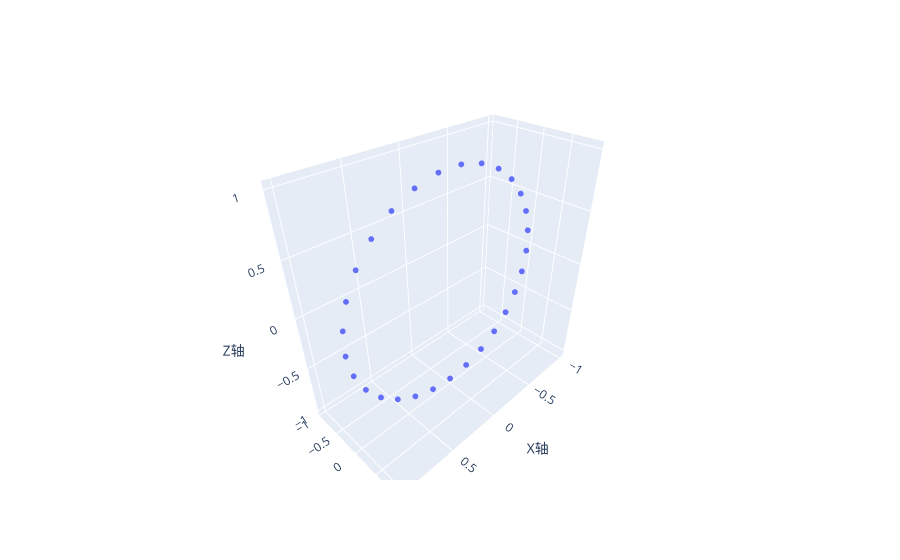

Source (notebook cell):
### Code cell
# 输入大小为[1,3]初始向量vec，大小分别为[1]旋转轴axis_x,axis_y,axis_z，大小为[num,1]的旋转角度theta，输出大小为[num,3]的旋转后向量
def vec_rot(vec,axis_x,axis_y,axis_z,theta):

    axis_x = axis_x.expand(theta.shape)
    axis_y = axis_y.expand(theta.shape)
    axis_z = axis_z.expand(theta.shape)

    c = torch.cos(theta)
    s = torch.sin(theta)
    one_c = 1 - c

    Rotmat = torch.stack([
        torch.stack([axis_x**2 * one_c + c, axis_x * axis_y * one_c - axis_z * s, axis_x * axis_z * one_c + axis_y * s], dim=-1),
        torch.stack([axis_x * axis_y * one_c + axis_z * s, axis_y**2 * one_c + c, axis_y * axis_z * one_c - axis_x * s], dim=-1),
        torch.stack([axis_x * axis_z * one_c - axis_y * s, axis_y * axis_z * one_c + axis_x * s, axis_z**2 * one_c + c], dim=-1)
    ], dim=-2)

    vec_rot = torch.matmul(Rotmat,vec.unsqueeze(1)).squeeze(2)

    return vec_rot

# batchsize
batch = 30
# 雷达视线方向1
RadarLos = torch.tensor([0,0,-1.0], device=device)
theta = torch.linspace(0,2*math.pi,batch).to(device)

axis_x = torch.tensor([0.0], device=device)
axis_y = torch.tensor([1.0], device=device)
axis_z = torch.tensor([0.0], device=device)

# # 雷达视线方向2
# RadarLos = torch.tensor([0,math.sqrt(3)/2,-1/2], device=device)
# theta = torch.linspace(0,2*math.pi,batch).to(device)

# axis_x = torch.tensor([0.0], device=device)
# axis_y = torch.tensor([1.0], device=device)
# axis_z = torch.tensor([0.0], device=device)

# Round_radar_los = vec_rot(RadarLos,axis_x,axis_y,axis_z,-theta)

# # 雷达视线方向3
# RadarLos = torch.tensor([0,-math.sqrt(3)/2,-1/2], device=device)
# theta = torch.linspace(0,2*math.pi,batch).to(device)

# axis_x = torch.tensor([0.0], device=device)
# axis_y = torch.tensor([1.0], device=device)
# axis_z = torch.tensor([0.0], device=device)

# # 雷达视线方向4
# RadarLos = torch.tensor([0,0,-1.0], device=device)
# theta = torch.linspace(0,2*math.pi,batch).to(device)

# axis_x = torch.tensor([0.0], device=device)
# axis_y = torch.tensor([math.sqrt(3)/2], device=device)
# axis_z = torch.tensor([1/2], device=device)

# # 雷达视线方向5
# RadarLos = torch.tensor([0,0,-1.0], device=device)
# theta = torch.linspace(0,2*math.pi,batch).to(device)

# axis_x = torch.tensor([0.0], device=device)
# axis_y = torch.tensor([math.sqrt(3)/2], device=device)
# axis_z = torch.tensor([-1/2], device=device)

Round_radar_los = vec_rot(RadarLos,axis_x,axis_y,axis_z,-theta)
Round_radar_los_real = vec_rot(RadarLos,axis_x,axis_y,axis_z,theta)

# # 打印雷达视线方向
# print(Round_radar_los)
# 可视化雷达视线方向
radar_los_numpy = Round_radar_los.detach().cpu().numpy()

fig = go.Figure(data=[go.Scatter3d(
    x=radar_los_numpy[:,0], 
    y=radar_los_numpy[:,1], 
    z=radar_los_numpy[:,2], 
    mode='markers',
    marker=dict(
        size=2  # 设置点的大小
    )
)])

# 更新布局
fig.update_layout(scene=dict(
    xaxis_title='X轴',
    yaxis_title='Y轴',
    zaxis_title='Z轴'
))

# 显示图形
fig.show()

### Figure 1 — Plotly figure (JSON) as saved in the notebook; plotly's stock layout.template omitted (floating-point values rounded to 4 significant figures)
{"data": [{"marker": {"size": 2}, "mode": "markers", "type": "scatter3d", "x": [0, 0.215, 0.4199, 0.6052, 0.7622, 0.8835, 0.9636, 0.9985, 0.9868, 0.929, 0.8277, 0.6877, 0.5156, 0.3193, 0.1081, -0.1081, -0.3193, -0.5156, -0.6877, -0.8277, -0.929, -0.9868, -0.9985, -0.9635, -0.8835, -0.7622, -0.6052, -0.4199, -0.215, 1.748e-07], "y": [0, 0, 0, 0, 0, 0, 0, 0, 0, 0, 0, 0, 0, 0, 0, 0, 0, 0, 0, 0, 0, 0, 0, 0, 0, 0, 0, 0, 0, 0], "z": [-1, -0.9766, -0.9076, -0.7961, -0.6474, -0.4684, -0.2675, -0.05414, 0.1618, 0.3701, 0.5612, 0.726, 0.8569, 0.9477, 0.9941, 0.9941, 0.9477, 0.8569, 0.726, 0.5612, 0.3701, 0.1618, -0.05414, -0.2675, -0.4684, -0.6474, -0.7961, -0.9076, -0.9766, -1]}], "layout": {"scene": {"xaxis": {"title": {"text": "X轴"}}, "yaxis": {"title": {"text": "Y轴"}}, "zaxis": {"title": {"text": "Z轴"}}}}}
